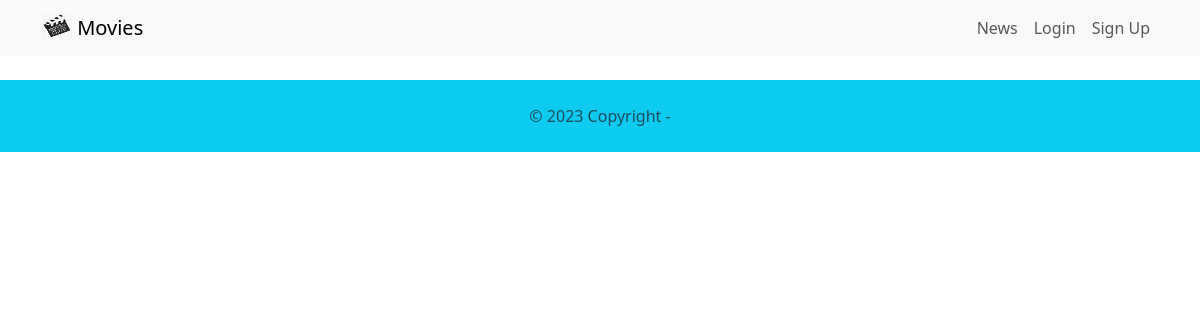
The page /news/ on the database as committed earlier.
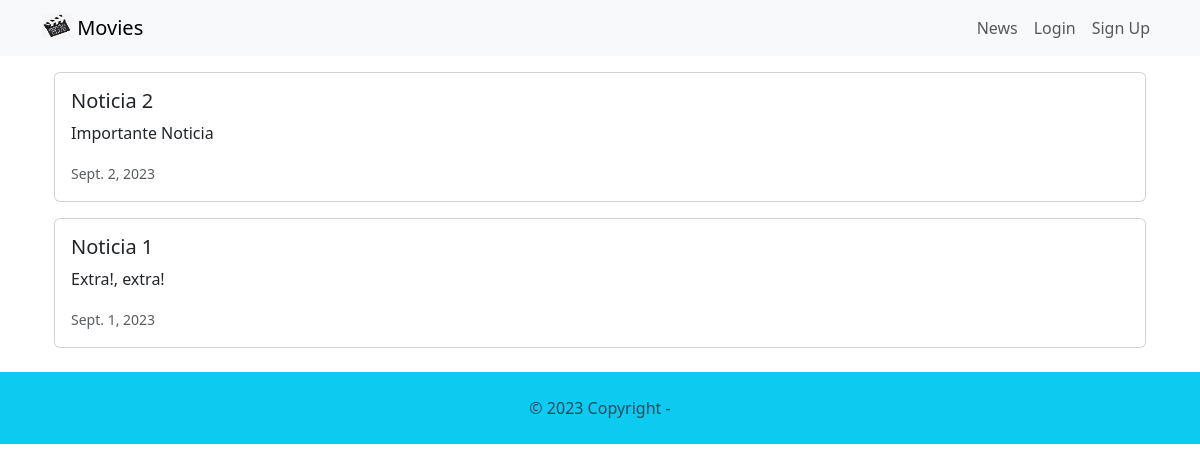
The same page on the database as committed later.
### news/models.py (models this page shows, shortened)
class News(models.Model):
    headline = models.CharField(max_length=200)
    body = models.TextField()
    date = models.DateField()

### news/views.py (the view)
# urls.py: path('news/', include('news.urls')),
def news(request):
    newss = News.objects.all().order_by('-date')
    return render(request, 'news/news.html', {
        'newss': newss
    })

### news/templates/news/news.html (shortened to what this page needs)
<!DOCTYPE html>
<html lang="en">
<head>
    <link href="https://cdn.jsdelivr.net/npm/bootstrap@5.3.0-alpha2/dist/css/bootstrap.min.css" rel="stylesheet"
>
</head>
<body>
    {% extends 'base.html' %}
    {% block content %}
    <div class="container">
        {% for news in newss %}
        <div class="card mb-3">
            <div class="row g-0">
                <div>
                    <div class="card-body">
                        <h5 class="card-title">{{ news.headline }}</h5>
                        <p class="card-text">{{ news.body }}</p>
                        <p class="card-text"><small class="text-muted">
                                {{ news.date }}
                            </small></p>
                    </div>
                </div>
            </div>
        </div>
        {% endfor %}
    </div>
    {% endblock content %}

Rows that differ between the two databases and show on the page:
added News: headline "Noticia 2", body "Importante Noticia", date "Sept. 2, 2023"
added News: headline "Noticia 1", body "Extra!, extra!", date "Sept. 1, 2023"
